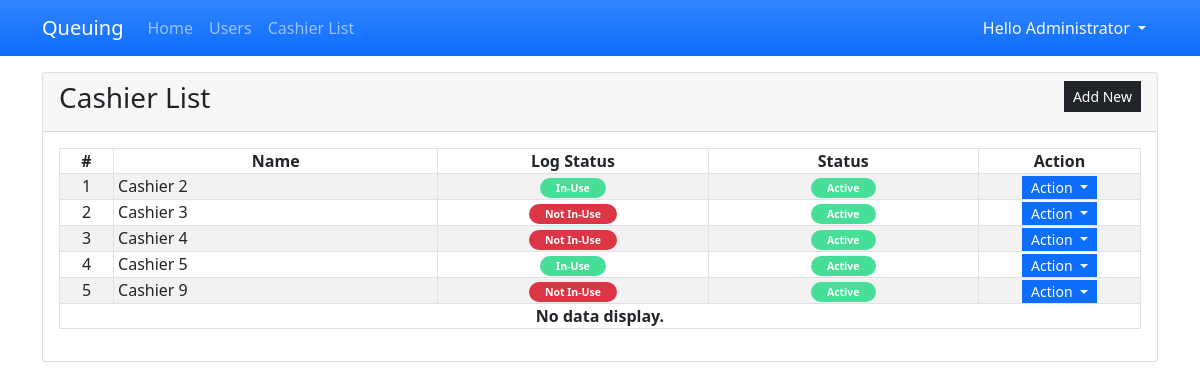
Page /?page=cashiers (signed in) on the committed database.
### tables this page shows
CREATE TABLE `cashier_list` (
            `cashier_id` INTEGER NOT NULL PRIMARY KEY AUTOINCREMENT,
            `name` TEXT NOT NULL,
            `log_status` INTEGER NOT NULL DEFAULT 0,
            `status` INTEGER NOT NULL DEFAULT 1
        );

### cashiers.php (the view, shortened to what this page needs)
<div class="card">
    <div class="card-header d-flex justify-content-between">
        <h3 class="card-title">Cashier List</h3>
        <div class="card-tools align-middle">
            <button class="btn btn-dark btn-sm py-1 rounded-0" type="button" id="create_new">Add New</button>
        </div>
    </div>
    <div class="card-body">
        <table class="table table-hover table-striped table-bordered">
            <colgroup>
                <col width="5%">
                <col width="30%">
                <col width="25%">
                <col width="25%">
                <col width="15%">
            </colgroup>
            <thead>
                <tr>
                    <th class="text-center p-0">#</th>
                    <th class="text-center p-0">Name</th>
                    <th class="text-center p-0">Log Status</th>
                    <th class="text-center p-0">Status</th>
                    <th class="text-center p-0">Action</th>
                </tr>
            </thead>
            <tbody>
                <?php
                $sql = "SELECT * FROM `cashier_list`  order by `name` asc";
                $qry = $conn->query($sql);
                $i = 1;
                    while($row = $qry->fetchArray()):
                ?>
                <tr>
                    <td class="text-center p-0"><?php echo $i++; ?></td>
                    <td class="py-0 px-1"><?php echo $row['name'] ?></td>
                    <td class="py-0 px-1 text-center">
                        <?php
                            if($row['log_status'] == 1){
                                echo  '<span class="py-1 px-3 badge rounded-pill bg-success"><small>In-Use</small></span>';
                            }else{
                                echo  '<span class="py-1 px-3 badge rounded-pill bg-danger"><small>Not In-Use</small></span>';
                            }
                        ?>
                    </td>
                    <td class="py-0 px-1 text-center">
                        <?php
                            if($row['status'] == 1){
                                echo  '<span class="py-1 px-3 badge rounded-pill bg-success"><small>Active</small></span>';
                            }else{
                                echo  '<span class="py-1 px-3 badge rounded-pill bg-danger"><small>In-Active</small></span>';
                            }
                        ?>
                    </td>
                    <th class="text-center py-0 px-1">
                        <div class="btn-group" role="group">
                            <button id="btnGroupDrop1" type="button" class="btn btn-primary dropdown-toggle btn-sm rounded-0 py-0" data-bs-toggle="dropdown" aria-expanded="false">
                            Action
                            </button>
                        </div>
                    </th>
                </tr>
                <?php endwhile; ?>
                <?php if(!$qry->fetchArray()): ?>
                    <tr>
                        <th class="text-center p-0" colspan="5">No data display.</th>
                    </tr>
                <?php endif; ?>
            </tbody>
        </table>
    </div>
</div>

### index.php (shortened to what this page needs)
<?php
$page = isset($_GET['page']) ? $_GET['page'] : 'home';
?>
<!DOCTYPE html>
<html lang="en">
<head>
    <link rel="stylesheet" href="./Font-Awesome-master/css/all.min.css">
    <link rel="stylesheet" href="./css/bootstrap.min.css">
    <link rel="stylesheet" href="./select2/css/select2.min.css">
    <link rel="stylesheet" href="./DataTables/datatables.min.css">
</head>
<body>
    <main>
    <nav class="navbar navbar-expand-lg navbar-dark bg-primary bg-gradient" id="topNavBar">
        <div class="container">
            <a class="navbar-brand" href="./">
            Queuing
            </a>
            <div class="collapse navbar-collapse" id="navbarNav">
                <ul class="navbar-nav">
                    <li class="nav-item">
                        <a class="nav-link <?php echo ($page == 'home')? 'active' : '' ?>" aria-current="page" href="./">Home</a>
                    </li>
                    <li class="nav-item">
                        <a class="nav-link <?php echo ($page == 'users')? 'active' : '' ?>" aria-current="page" href="./?page=users">Users</a>
                    </li>
                    <li class="nav-item">
                        <a class="nav-link" href="./?page=cashiers">Cashier List</a>
                    </li>
                </ul>
            </div>
            <div>
            <div class="dropdown">
                <button class="btn btn-secondary dropdown-toggle bg-transparent  text-light border-0" type="button" id="dropdownMenuButton1" data-bs-toggle="dropdown" aria-expanded="false">
                    Hello <?php echo $_SESSION['fullname'] ?>
                </button>
            </div>
            </div>
        </div>
    </nav>
    <div class="container py-3" id="page-container">
        <?php
            include $page.'.php';
        ?>
    </div>
    </main>
</body>
</html>

### index.php (style rules this page uses)
:root { --bs-success-rgb:71, 222, 152 !important; }
html,body { height:100%; width:100%; }
main { height:100%; display:flex; flex-flow:column; }
#page-container { flex: 1 1 auto; overflow:auto; }
#topNavBar { flex: 0 1 auto; }

### rows in the picture
cashier_list: name "Cashier 2", log_status "In-Use", status "Active"
cashier_list: name "Cashier 3", log_status "Not In-Use", status "Active"
cashier_list: name "Cashier 4", log_status "Not In-Use", status "Active"
cashier_list: name "Cashier 5", log_status "In-Use", status "Active"
cashier_list: name "Cashier 9", log_status "Not In-Use", status "Active"

### other values in the picture
$_SESSION['fullname'] "Administrator"
